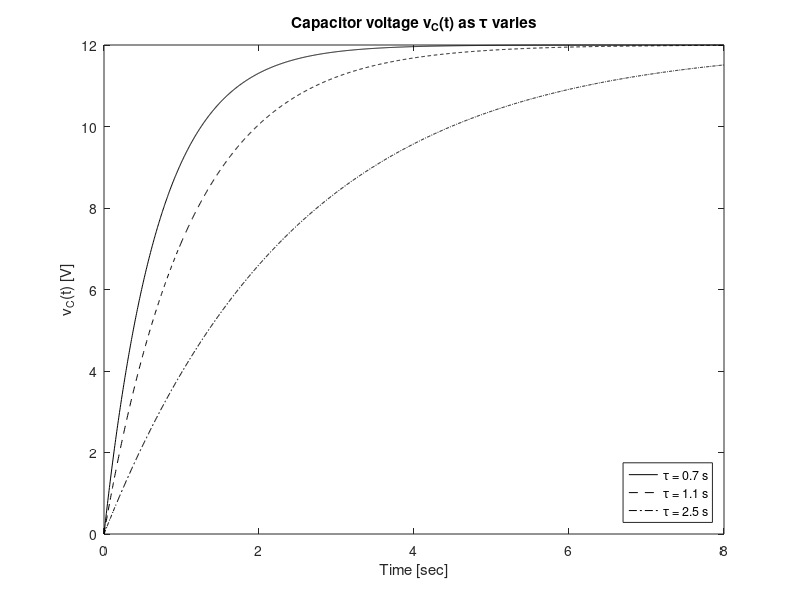

The MATLAB source for this figure:
% ENGR 315L Control Systems Lab
% Author: [Student Name]
% Date: [MM/DD/YYYY]    version 1
% Title: First-order RC charging response as the time constant varies
% File Name: [StudentName]_Lab[N]_v1.m
%
% ILLUSTRATIVE ONLY. Invented system and values; not a lab problem or answer.
% Shows: one parameter vector, a for loop filling a preallocated matrix, one
% plot call with black line styles that survive a grayscale printout, TeX
% Greek letters in labels and legend, and a printed self-check.

clc; close all; clear all;

% Code starts here:
Vs  = 12;                  % step input amplitude [V]
t   = 0:0.005:8;           % time vector [s]
TAU = [0.7 1.1 2.5];       % time constants to compare [s]

V = zeros(length(TAU), length(t));   % preallocate: one row per case
for row = 1:length(TAU)
    tau = TAU(row);
    V(row,:) = Vs * (1 - exp(-t/tau));   % .* / ./ .^ whenever t is a vector
end

% Self-check before trusting the figure: at t = tau every case must sit at
% 1 - e^-1 of the step, independent of tau.
for row = 1:length(TAU)
    [~, k] = min(abs(t - TAU(row)));
    fprintf('tau = %.1f s: V(tau)/Vs = %.4f (expect %.4f)\n', ...
            TAU(row), V(row,k)/Vs, 1 - exp(-1));
end

% One plot call, one line style per case, all black.
h = plot(t, V(1,:), '-k', ...
         t, V(2,:), '--k', ...
         t, V(3,:), '-.k');

title('Capacitor voltage v_C(t) as \tau varies');
xlabel('Time [sec]');
ylabel('v_C(t) [V]');
legend(h, {'\tau = 0.7 s', '\tau = 1.1 s', '\tau = 2.5 s'}, ...
       'Location', 'southeast');
% The figure is final as the script leaves it. Axis limits, labels, and
% styles are set here, never with the figure-window editing tools.
